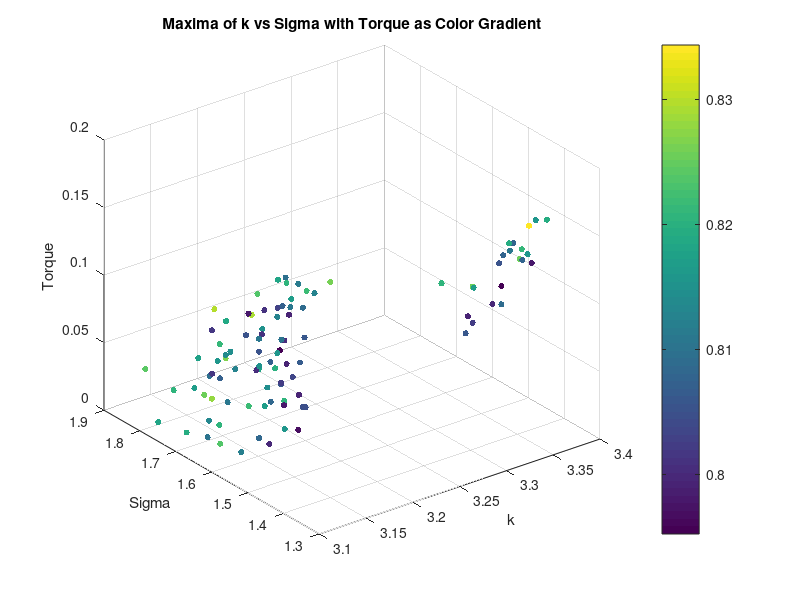
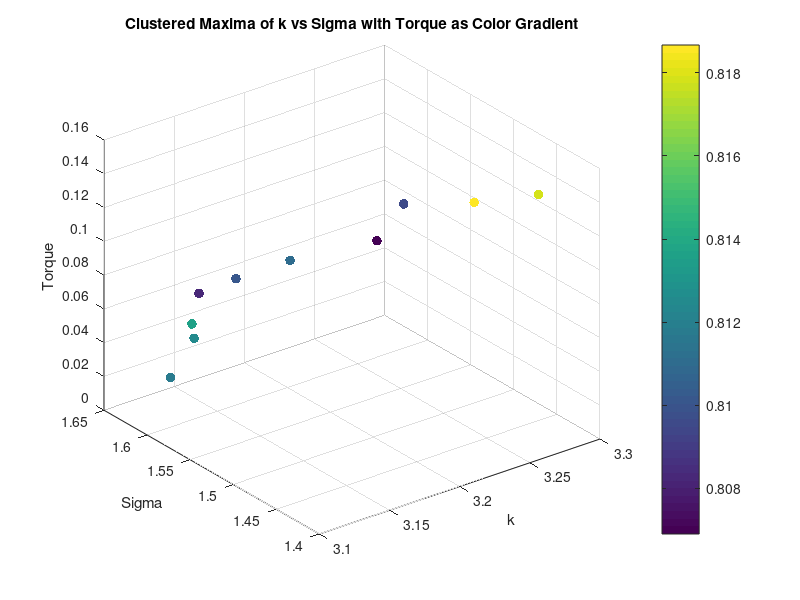
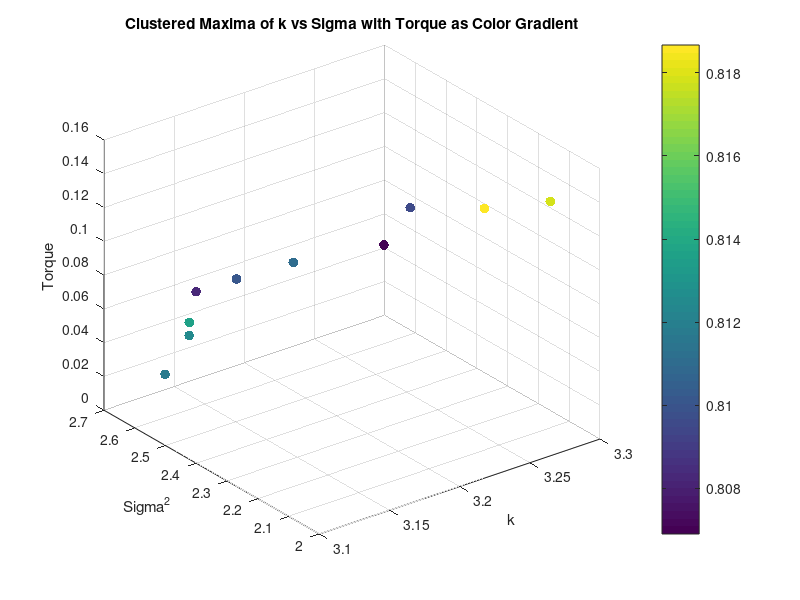
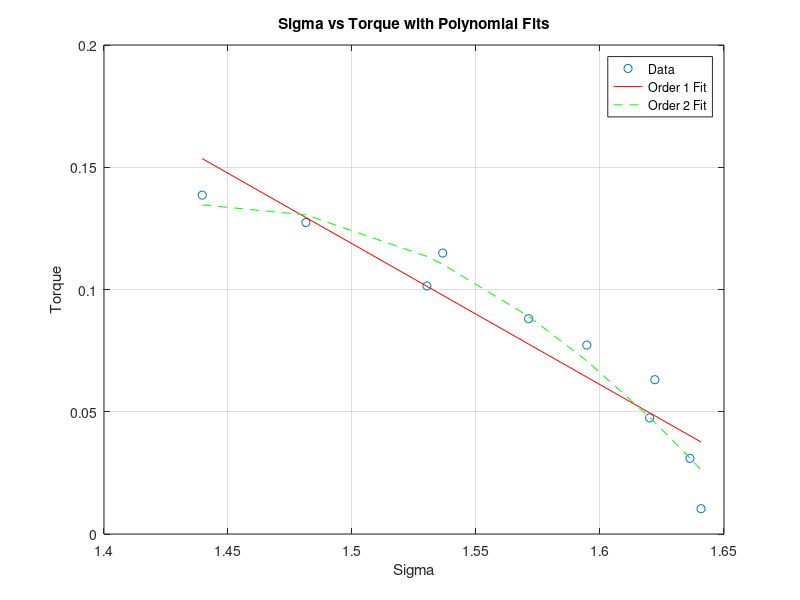

These figures' MATLAB source, in order:
load('maxima_data.mat');
scatter3(maxima_k, maxima_sigma, torque_values, 20, maxima_corr, 'filled');
xlabel('k');
ylabel('Sigma');
zlabel('Torque');
title('Maxima of k vs Sigma with Torque as Color Gradient');
colorbar;
grid on;

% K means clustering of torque into 10 clusters, taking mean of each cluster k, sigma and corr too
[cluster_idx, cluster_centers] = kmeans(torque_values', 10);
% Take the mean of each cluster
torque_means = zeros(10, 1);
sigma_means = zeros(10, 1);
k_means = zeros(10, 1);
corr_means = zeros(10, 1);
for i = 1:10
    torque_means(i) = mean(torque_values(cluster_idx == i));
    sigma_means(i) = mean(maxima_sigma(cluster_idx == i));
    k_means(i) = mean(maxima_k(cluster_idx == i));
    corr_means(i) = mean(maxima_corr(cluster_idx == i));
end

% Plot the clusters
figure;
scatter3(k_means, sigma_means, torque_means, 50, corr_means, 'filled');
xlabel('k');
ylabel('Sigma');
zlabel('Torque');
title('Clustered Maxima of k vs Sigma with Torque as Color Gradient');
colorbar;
grid on;

figure;
scatter3(k_means, sigma_means.^2, torque_means, 50, corr_means, 'filled');
xlabel('k');
ylabel('Sigma^2');
zlabel('Torque');
title('Clustered Maxima of k vs Sigma with Torque as Color Gradient');
colorbar;
grid on;

% Ensure data is sorted for polyfit
[sigma_sorted, sort_idx] = sort(sigma_means);
torque_sorted = torque_means(sort_idx);

% Polyfit for sigma vs torque (order 1 and 2)
p1_sigma = polyfit(sigma_sorted, torque_sorted, 1);
p2_sigma = polyfit(sigma_sorted, torque_sorted, 2);

% Calculate fitted values and MSE for sigma vs torque
fitted_torque_p1_sigma = polyval(p1_sigma, sigma_sorted);
fitted_torque_p2_sigma = polyval(p2_sigma, sigma_sorted);
mse_p1_sigma = mean((torque_sorted - fitted_torque_p1_sigma).^2);
mse_p2_sigma = mean((torque_sorted - fitted_torque_p2_sigma).^2);

% Display results for sigma vs torque
disp('Sigma vs Torque:');
disp(['Order 1 MSE: ', num2str(mse_p1_sigma)]);
disp(['Order 2 MSE: ', num2str(mse_p2_sigma)]);

% Polyfit for sigma^2 vs torque (order 1 and 2)
sigma_squared_sorted = sigma_sorted.^2;
p1_sigma_squared = polyfit(sigma_squared_sorted, torque_sorted, 1);
p2_sigma_squared = polyfit(sigma_squared_sorted, torque_sorted, 2);

% Calculate fitted values and MSE for sigma^2 vs torque
fitted_torque_p1_sigma_squared = polyval(p1_sigma_squared, sigma_squared_sorted);
fitted_torque_p2_sigma_squared = polyval(p2_sigma_squared, sigma_squared_sorted);
mse_p1_sigma_squared = mean((torque_sorted - fitted_torque_p1_sigma_squared).^2);
mse_p2_sigma_squared = mean((torque_sorted - fitted_torque_p2_sigma_squared).^2);

% Display results for sigma^2 vs torque
disp('Sigma^2 vs Torque:');
disp(['Order 1 MSE: ', num2str(mse_p1_sigma_squared)]);
disp(['Order 2 MSE: ', num2str(mse_p2_sigma_squared)]);

% Plot for sigma vs torque with polynomial fits
figure;
plot(sigma_sorted, torque_sorted, 'o', 'DisplayName', 'Data');
hold on;
plot(sigma_sorted, fitted_torque_p1_sigma, '-r', 'DisplayName', 'Order 1 Fit');
plot(sigma_sorted, fitted_torque_p2_sigma, '--g', 'DisplayName', 'Order 2 Fit');
xlabel('Sigma');
ylabel('Torque');
title('Sigma vs Torque with Polynomial Fits');
legend('show');
grid on;

% Plot for sigma^2 vs torque with polynomial fits
figure;
plot(sigma_squared_sorted, torque_sorted, 'o', 'DisplayName', 'Data');
hold on;
plot(sigma_squared_sorted, fitted_torque_p1_sigma_squared, '-r', 'DisplayName', 'Order 1 Fit');
plot(sigma_squared_sorted, fitted_torque_p2_sigma_squared, '--g', 'DisplayName', 'Order 2 Fit');
xlabel('Sigma^2');
ylabel('Torque');
title('Sigma^2 vs Torque with Polynomial Fits');
legend('show');
grid on;
